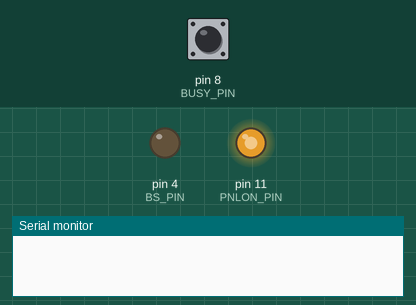
This sketch was run on a simulated Arduino Uno, built for the host (arithmetic inside an expression is 32-bit, double 64-bit). On the bench: output pins drawn as LEDs (lit = HIGH), the last lines printed to the serial monitor. Inputs (shaded band) come from the test bench; at power-on: pin 8 (BUSY_PIN) HIGH. Pins used as bus, display or sensor lines are not drawn.

Above: at 13.5 s.
At 14.0 s:
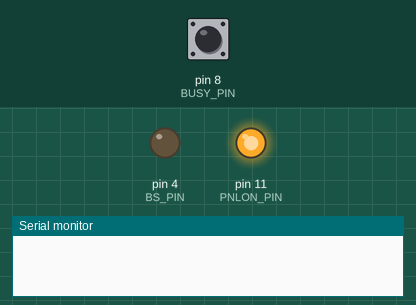
At 14.6 s:
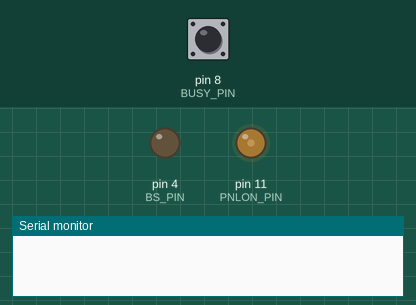
At 15.0 s:
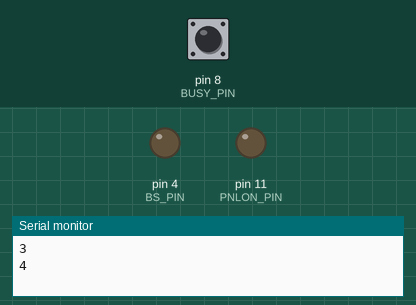
Timing chart, 0 to 16.5 s (numbered marks = the images above):
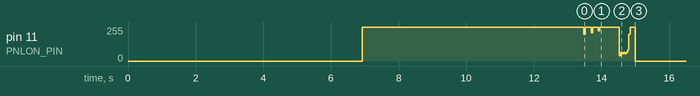

The sketch:

EPD970Test.ino
```cpp
/*
 *  This example code is for PDi 9.7" BWR EPD on EXT2 board which is verified by Arduino M0 Pro/TI Launchpaad EK-TM4C123GXL.
 *  This Sketch uses 168728 bytes of program storage space. TI Launchpaad EK-TM4C123GXL(Maximum is 262144 bytes).
 *  And it sould be able to be compile on Arduino/Energia IDE supported Board.
 *  Like Arduino Due or Arduino Uno(Need a level shifter 5V -> 3V for EXT2 board)
 *  For more information about PDi EPD and EXT2 board, please visit
 *  http://www.pervasivedisplays.com/
 *  https://www.pervasivedisplays.com/product/epd-extension-kit-gen-2-ext2/
 */

#include <SPI.h>
#if defined(ENERGIA)
// Valid pins for LaunchPad on Energia
#define SCL_PIN 7  // EXT2 BOARD J5 pin 7
#define SDA_PIN 15  // EXT2 BOARD J5 pin 15
#define CS_PIN 19  // EXT2 BOARD J5 pin 19
#define DC_PIN 9   // EXT2 BOARD J5 pin 9
#define RESET_PIN 10 // EXT2 BOARD J5 pin 10
#define BUSY_PIN 8  // EXT2 BOARD J5 pin 8
#define PNLON_PIN 11 // EXT2 BOARD J5 pin 11
#define BS_PIN 17        //EXT2 BOARD J5 pin 17
//#define CSS_PIN 2     // EXT2 BOARD J5 pin 2 Slave CSB only required of 9.7"/12" with one 24pin FPC operation
//#define CSS_PIN 13     // EXT2 BOARD J5 pin 13 Slave CSB only required of 9.7/12" with 34pin FFC bridge board(2FPC design) operation
#else
// Valid pins for Arduino board, like M0 Pro
#define SCL_PIN 13   //EXT2 BOARD J5 pin 7
#define SDA_PIN 12   //EXT2 BOARD J5 pin 15
#define CS_PIN 11    //EXT2 BOARD J5 pin 19 Master CSB
#define DC_PIN 10    //EXT2 BOARD J5 pin 9
#define RESET_PIN 9  //EXT2 BOARD J5 pin 10
#define BUSY_PIN 8   //EXT2 BOARD J5 pin 8
#define PNLON_PIN 7  //EXT2 BOARD J5 pin 11
#define BS_PIN 4     // EXT2 Baord J5 pin 17
#define CSS_PIN 6    //EXT2 BOARD J5 pin 2 Slave CSB only required of 9.7"/12" with one 24pin FPC operation
//#define CSS_PIN 5     // EXT2 BOARD J5 pin 13 Slave CSB only required of 9.7/12" with 34pin FFC bridge board(2FPC design) operation
#endif
//EXT2 BOARD J5 pin 20 connected to GND
//EXT2 BOARD J5 pin 17 connected to GND for 4 wire SPI
//EXT2 BOARD J5 pin 1 connected to 3V3

#include "Images/Image_970_Masterfm_01.c"
#include "Images/Image_970_Masterfm_02.c"
#include "Images/Image_970_Slavefm_01.c"
#include "Images/Image_970_Slavefm_02.c"
#include "Images/Image_970_W.c"
#define Masterfm1        (uint8_t *)&Image_970_Masterfm_01
#define Masterfm2        (uint8_t *)&Image_970_Masterfm_02
#define Slavefm1         (uint8_t *)&Image_970_Slavefm_01
#define Slavefm2         (uint8_t *)&Image_970_Slavefm_02
#define ImageW           (uint8_t *)&Image_970_W


extern const uint8_t blackBuffer [];
extern const uint8_t redBuffer [];
extern const uint8_t sbBuffer [];
extern const uint8_t srBuffer [];
extern const uint8_t WBuffer [];

// Software SPI setup
void softwareSpi( uint8_t data ) {
  for ( int i = 0; i < 8; i++ ) {
    if ((( data >> (7 - i) ) & 0x01 ) == 1 ) digitalWrite( SDA_PIN, HIGH );
    else digitalWrite( SDA_PIN, LOW );
    digitalWrite( SCL_PIN, HIGH );
    digitalWrite( SCL_PIN, LOW );
  }
}


// SPI protocl setup
void sendIndexData( uint8_t index, const uint8_t *data, uint32_t len ) {
  //SPI.begin ();
  //SPI.setDataMode(SPI_MODE3);
  //SPI.setClockDivider(SPI_CLOCK_DIV32);
  //SPI.setBitOrder(MSBFIRST);
  digitalWrite( DC_PIN, LOW );      //DC Low
  digitalWrite( CS_PIN, LOW );      //CS Low
    digitalWrite( CSS_PIN, LOW );      //CSS Low
  delayMicroseconds(500);
  softwareSpi( index );
  delayMicroseconds(500);
  digitalWrite( CS_PIN, HIGH );     //CS High
    digitalWrite( CSS_PIN, HIGH );     //CSS High
  digitalWrite( DC_PIN, HIGH );     //DC High
  digitalWrite( CS_PIN, LOW );      //CS Low
    digitalWrite( CSS_PIN, LOW );     //CSS low
  delayMicroseconds(500);
  for ( int i = 0; i < len; i++ ) softwareSpi( data[ i ] );
  delayMicroseconds(500);
  digitalWrite( CS_PIN, HIGH );     //CS High
    digitalWrite( CS_PIN, HIGH );     //CSS High
}

// SPI Master protocl setup
void sendIndexDataM( uint8_t index, const uint8_t *data, uint32_t len ) {
  digitalWrite( CSS_PIN, HIGH );     //CSS slave High
  digitalWrite( DC_PIN, LOW );      //DC Low
  digitalWrite( CS_PIN, LOW );      //CS Low
  delayMicroseconds(500);
  softwareSpi( index );
  delayMicroseconds(500);
  digitalWrite( CS_PIN, HIGH );     //CS High
  digitalWrite( DC_PIN, HIGH );     //DC High
  digitalWrite( CS_PIN, LOW );      //CS Low
  delayMicroseconds(500);
  for ( int i = 0; i < len; i++ ) softwareSpi( data[ i ] );
  delayMicroseconds(500);
  digitalWrite( CS_PIN, HIGH );     //CS High
}

// SPI Slave protocl setup
void sendIndexDataS( uint8_t index, const uint8_t *data, uint32_t len ) {
  digitalWrite( CS_PIN, HIGH );     //CS Master High
  digitalWrite( DC_PIN, LOW );      //DC Low
  digitalWrite( CSS_PIN, LOW );      //CS slave Low
    delayMicroseconds(500);
  softwareSpi( index );
    delayMicroseconds(500);
  digitalWrite( CSS_PIN, HIGH );     //CS slave High
  digitalWrite( DC_PIN, HIGH );     //DC High
  digitalWrite( CSS_PIN, LOW );      //CS slave Low
    delayMicroseconds(500);
  for ( int i = 0; i < len; i++ ) softwareSpi( data[ i ] );
    delayMicroseconds(500);
  digitalWrite( CSS_PIN, HIGH );     //CS slave High
}


//setup function runs once on startup
void setup() {
  Serial.begin( 115200 ); //begin a Serial link
  pinMode( PNLON_PIN, OUTPUT);
  pinMode( SCL_PIN, OUTPUT );
  pinMode( SDA_PIN, OUTPUT );
  pinMode( CS_PIN, OUTPUT );
    pinMode( CSS_PIN, OUTPUT );
  pinMode( DC_PIN, OUTPUT );
  pinMode( RESET_PIN, OUTPUT );
  pinMode( BS_PIN, OUTPUT );
  digitalWrite( PNLON_PIN, HIGH );    //PANEL_ON# = 1
  digitalWrite( BS_PIN, LOW );
  pinMode( BUSY_PIN, INPUT );         //All Pins 0
  delay( 200 );                          //Delay 200ms
  digitalWrite( RESET_PIN, HIGH );       //RES# = 1
  delay( 20 );                           //Delay 20ms
  digitalWrite( RESET_PIN, LOW );        //RES# = 0
  delay( 200 );                          //Delay 200ms
  digitalWrite( RESET_PIN, HIGH );       //RES# = 1
  delay( 200 );                           //Delay 200ms
  digitalWrite( CS_PIN, HIGH );       //CS# = 1
    digitalWrite( CSS_PIN, HIGH );       //CSS# = 1

// Send image data
  uint8_t data1[] = { 0x00, 0x3b, 0x00, 0x00, 0x9f, 0x02 };
  sendIndexData( 0x13, data1, 6 );    //DUW for Both Master and Slave
  uint8_t data2[] = { 0x00, 0x3b, 0x00, 0xa9 };
  sendIndexData( 0x90, data2, 4 );    //DRFW for Both Master and Slave
  uint8_t data3[] = { 0x3b, 0x00, 0x14 };
  sendIndexDataM( 0x12, data3, 3 );    //RAM_RW for Master
  sendIndexDataM( 0x10, Masterfm1, 40320 ); //First frame for Master
  sendIndexDataM( 0x12, data3, 3 );    //RAM_RW for Master
  sendIndexDataM( 0x11, Masterfm2, 40320 );   //Second frame for Master
  sendIndexDataS( 0x12, data3, 3 );    //RAM_RW for Slave
  sendIndexDataS( 0x10, Slavefm1, 40320 ); //First frame for Slave
  sendIndexDataS( 0x12, data3, 3 );    //RAM_RW for Slave
  sendIndexDataS( 0x11, Slavefm2, 40320 );   //Second frame for Slave

//Initial COG
  uint8_t data4[] = { 0x7d};
  sendIndexData( 0x05, data4, 1 );
  delay(200);
  uint8_t data5[] = { 0x00};
  sendIndexData( 0x05, data5, 1 );
  delay( 10 );
  uint8_t data6[] = { 0x3f};
  sendIndexData( 0xc2, data6, 1 );
  delay( 1 );
  uint8_t data7[] = { 0x80};
  sendIndexData( 0xd8, data7, 1 );    //MS_SYNC
  uint8_t data8[] = { 0x00};
  sendIndexData( 0xd6, data8, 1 );    //BVSS
  uint8_t data9[] = { 0x10};
  sendIndexData( 0xa7, data9, 1 );
  delay( 100 );
   sendIndexData( 0xa7, data5, 1 );
  delay( 100 );
  uint8_t data10[] = { 0x00, 0x11 };
  sendIndexData( 0x03, data10, 2 );    //OSC
    sendIndexDataM( 0x44, data5, 1 );  //Master
  uint8_t data11[] = { 0x80 };
  sendIndexDataM( 0x45, data11, 1 );    //Master
    sendIndexDataM( 0xa7, data9, 1 );   //Master
    delay( 100 );
    sendIndexDataM( 0xa7, data5, 1 );    //Master
    delay( 100 );
   uint8_t data12[] = { 0x06 };
   sendIndexDataM( 0x44, data12, 1 );     //Master
   uint8_t data13[] = { 0x82 };
   sendIndexDataM( 0x45, data13, 1 );    //Temperature 0x82@25C
    sendIndexDataM( 0xa7, data9, 1 );    //Master
    delay( 100 );
    sendIndexDataM( 0xa7, data5, 1 );     //Master
    delay( 100 );

   sendIndexDataS( 0x44, data5, 1 );     //Slave
   sendIndexDataS( 0x45, data11, 1 );    //Slave
   sendIndexDataS( 0xa7, data9, 1 );    //Slave
   delay( 100 );
   sendIndexDataS( 0xa7, data5, 1 );     //Slave
   delay( 100 );
   sendIndexDataS( 0x44, data12, 1 );    //Slave
   sendIndexDataS( 0x45, data13, 1 );    //Temperature 0x82@25C for Slave
   sendIndexDataS( 0xa7, data9, 1 );     //Slave
   delay( 100 );
   sendIndexDataS( 0xa7, data5, 1 );     //Master
   delay( 100 );

   uint8_t data14[] = { 0x25 };
   sendIndexData( 0x60, data14, 1 );    //TCON
   uint8_t data15[] = { 0x01 };
   sendIndexDataM( 0x61, data15, 1 );    //STV_DIR for Master
   uint8_t data16[] = { 0x00 };
   sendIndexData( 0x01, data16, 1 );    //DCTL
   uint8_t data17[] = { 0x00 };
   sendIndexData( 0x02, data17, 1 );    //VCOM

//DCDC soft-start
  uint8_t  Index51_data[]={0x50,0x01,0x0a,0x01};
  sendIndexData( 0x51, &Index51_data[0], 2 );
  uint8_t  Index09_data[]={0x1f,0x9f,0x7f,0xff};
///*
  for(int value=1;value<=4;value++){
      sendIndexData(0x09,&Index09_data[0],1);
      Index51_data[1]=value;
      sendIndexData(0x51,&Index51_data[0],2);
      sendIndexData(0x09,&Index09_data[1],1);
      delay(2);
    }
//*
  for(int value=1;value<=10;value++){
      sendIndexData(0x09,&Index09_data[0],1);
      Index51_data[3]=value;
      sendIndexData(0x51,&Index51_data[2],2);
      sendIndexData(0x09,&Index09_data[1],1);
      delay(2);
    }
  for(int value=3;value<=10;value++){
      sendIndexData(0x09,&Index09_data[2],1);
      Index51_data[3]=value;
      sendIndexData(0x51,&Index51_data[2],2);
      sendIndexData(0x09,&Index09_data[3],1);
      delay(2);
    }
  for(int value=9;value>=2;value--){
    sendIndexData(0x09,&Index09_data[2],1);
    Index51_data[2]=value;
    sendIndexData(0x51,&Index51_data[2],2);
    sendIndexData(0x09,&Index09_data[3],1);
    delay(2);
  }
  sendIndexData(0x09,&Index09_data[3],1);
  delay(10);
  Serial.println("3");

//Display Refresh Start
  while( digitalRead( BUSY_PIN ) != HIGH );
  uint8_t data18[] = { 0x3c };
  sendIndexData( 0x15, data18, 1 );    //Display Refresh
  delay( 5 );

// DCDC off
  while( digitalRead( BUSY_PIN ) != HIGH );
  uint8_t data19[] = { 0x7f };
  sendIndexData( 0x09, data19, 1 );
  uint8_t data20[] = { 0x7d };
  sendIndexData( 0x05, data20, 1 );
  sendIndexData( 0x09, data5, 1 );
  delay(200);
  while( digitalRead( BUSY_PIN ) != HIGH );
  digitalWrite( DC_PIN, LOW );
  digitalWrite( CS_PIN, LOW );
    digitalWrite( CSS_PIN, LOW );
  digitalWrite( SDA_PIN, LOW );
  digitalWrite( SCL_PIN, LOW );
  digitalWrite( RESET_PIN, LOW );
  Serial.println("4");
}

void loop() {
}

const uint8_t blackBuffer [] = {
};
const uint8_t redBuffer [] = {
};
const uint8_t sbBuffer [] = {
};
const uint8_t srBuffer [] = {
};
const uint8_t WBuffer [] = {
};
```
